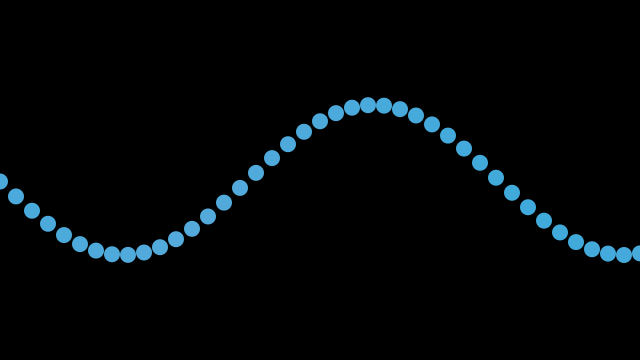
Frame 1 (no input)
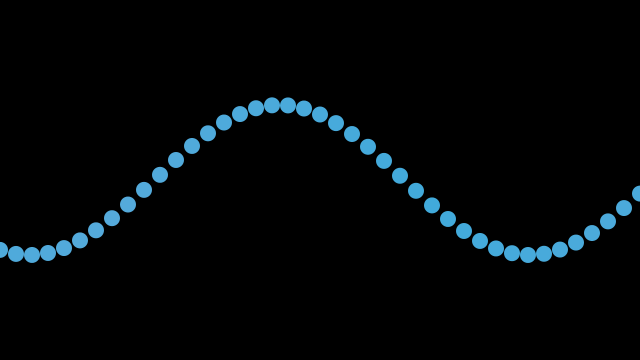
Frame 60 (the mouse pressed at the canvas centre just before this capture)
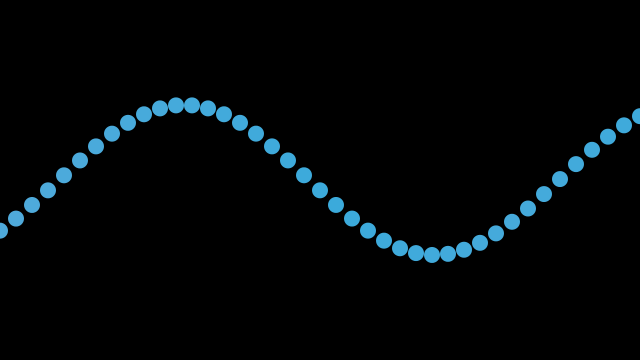
Frame 120 (the mouse held since frame 60 and released just before this capture)

The Processing sketch that drew these frames (run headless with seeded random() and noise(); from frame 60 on, the mouse is pressed at the canvas centre):

// Processing sketch: v2
// ── v2.pde
//Jacquelyn Elias
//Motion, Springs & Dynamics
//Project 2
//Sources: https://processing.org/examples/sinewave.html


int xspacing = 16;   // How far apart should each horizontal location be spaced
int w;              // Width of entire wave

float theta = 0.0;  // Start angle at 0
float amplitude = 75.0;  // Height of wave
float period = 500.0;  // How many pixels before the wave repeats
float dx;  // Value for incrementing X, a function of period and xspacing
float[] yvalues;  // Using an array to store height values for the wave

void setup() {
  size(640, 360);
  w = width+16;
  dx = (TWO_PI / period) * xspacing;
  yvalues = new float[w/xspacing];
}

void draw() {
  background(0);
  calcWave();
  renderWave();
}

void calcWave() {
  // Increment theta (try different values for 'angular velocity' here
  theta += 0.02;

  // For every x value, calculate a y value with sine function
  float x = theta;
  for (int i = 0; i < yvalues.length; i++) {
    yvalues[i] = sin(x)*amplitude;
    x+=dx;
  }
}

void renderWave() {
  noStroke();
  int r,g,b;
  r=77;
  g=170;
  b=219;
  // A simple way to draw the wave with an ellipse at each location
  for (int x = 0; x < yvalues.length; x++) {
      if(yvalues[x] >= amplitude/2) r++;
      else if(yvalues[x] <= amplitude/2) r--;
  
      fill(r,g,b);
    ellipse(x*xspacing, height/2+yvalues[x], 16, 16);
  }
}
